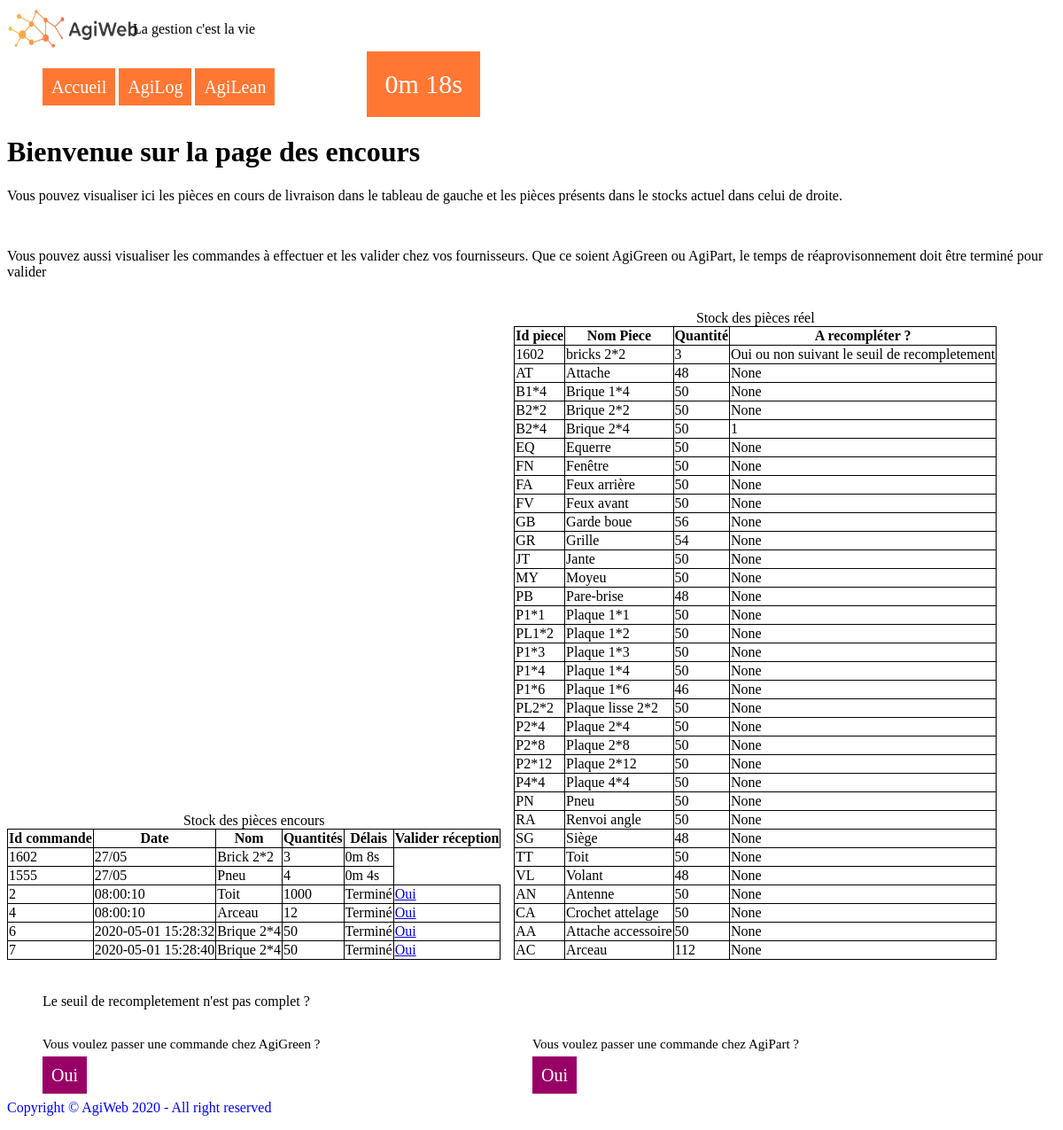
/Agilog/Encours, run on the app's committed database.
### tables this page shows
CREATE TABLE "commande" (
	"id"	INTEGER NOT NULL,
	"date"	INTEGER NOT NULL,
	"reception"	INTEGER NOT NULL,
	PRIMARY KEY("id")
);

CREATE TABLE "piece" (
	"id"	TEXT NOT NULL,
	"nom"	TEXT NOT NULL,
	"quantite"	INTEGER NOT NULL,
	"seuil_recomp"	INTEGER,
	"stock_secu"	INTEGER,
	"delai_reappro"	INTEGER,
	"a_commander"	INTEGER,
	"fournisseur"	INTEGER,
	PRIMARY KEY("id")
);

CREATE TABLE "compo_commande" (
	"commande"	INTEGER NOT NULL,
	"piece"	TEXT NOT NULL,
	"quantite"	INTEGER NOT NULL
);

### run.py (the view)
@app.route('/Agilog/Encours')
def encoursAlog():
    seuil_commande()
    tab_encours=select_encours()
    tab_reel=select_stock_reel()
    return render_template('encours_alog.html',tab_reel=tab_reel, tab_encours=tab_encours)

### fonctions_logiques.py (called while the page is built)
def test_rien(entree): # test si les entree (tableau) ne sont pas vide, renvois 1 si une valeur est vide et 0 sinon
    taille=len(entree)
    for i in range (0,taille):
        if (entree[i]==""):
            return 1
    return 0

def test_types(entree,types): #test le type des entrées (tableau) et les entrées (tableau) et renvois 0 si tout est bon et 1 si il y'a un problème
    taille=len(entree)
    for i in range (0, taille):
        if (types[i]==str):
            try:
                entree[i]=str(entree[i])
            except:
                print ("str")
                return 1
        elif (types[i]==int):
            try:
                entree[i]=int(entree[i])
            except:
                return 1
    return (0)

def mise_a_jour_bdd (base, colonne, entree, types): # prend en argument  une base (ex: piece), les colonnes que l'on veut modifier (une liste ex: [id, nom...]), les entrées (valeurs) et le type de ces valeurs et met ajour la ligne de la dernière valeur de colonne qui a comme valeur la derniere d'entree
    con = lite.connect(cheminbdd) #attention chez toi c'est pas rangé au meme endroit
    con.row_factory = lite.Row
    cur = con.cursor()
    contenu =''
    selection= "UPDATE "+ base + " SET "
    for i in colonne:
        if (i==colonne[-1]):
            selection=selection[:-2]
            selection= selection + " WHERE " + i + "=?"
        else:
            selection= selection + i + "=?, "
    if (test_rien(entree)==0):
        if test_types(entree,types)==0:
            cur.execute(selection, (entree))
    con.commit()
    con.close()

def tab (listesql): #prend une liste sql et la transforme en tableau
    tt=[]
    for i in listesql:
        a=[]
        for j in i:
            a.append(j)
        tt.append(a)
    ttt=[0]*len(tt[0])
    for i in range (0,len(tt[0])):
        ttt[i]=[0]*len(tt)
    for i in range (0,len(tt[0])):
            for j in range (0,len(tt)):
                ttt[i][j]=tt[j][i]
    return(ttt)

def convert_dict(L,c1=None,c2=None,c3=None,c4=None,c5=None,c6=None,c7=None,c8=None): #ci colonnes, ce sont des strings
    D=dict()
    C=[c1,c2,c3,c4,c5,c6,c7,c8]
    for i in range(8):
        if type(C[i])==str:
            D[C[i]]=L[i]
    return D

### templates/encours_alog.html (shortened to what this page needs)
<html>
{% include "head.html" %}
    <body>
        {% include "Navbar.html" %}
        <div id="content-stock">
            <h1>Bienvenue sur la page des encours </h1>
            <p> Vous pouvez visualiser ici les pièces en cours de livraison dans le tableau de gauche et les pièces présents dans le stocks actuel dans celui de droite.</p>
            <p>Vous pouvez aussi visualiser les commandes à effectuer et les valider chez vos fournisseurs. Que ce soient AgiGreen ou AgiPart, le temps de réaprovisonnement doit être terminé pour valider</p>
            <div class="leftbox">
                <table>
                    <caption>Stock des pièces encours</caption>
                    <tr>
                        <th>Id commande</th>
                        <th>Date</th>
                        <th>Nom</th>
                        <th>Quantités</th>
                        <th>Délais</th>
                        <th>Valider réception</th>
                    </tr>
                    <tr>
                        <td>1602</td>
                        <td>27/05</td>
                        <td>Brick 2*2</td>
                        <td>3</td>
                        <td class="timer" timer="10">  </td>
                    </tr>
                    <tr>
                        <td>1555</td>
                        <td>27/05</td>
                        <td>Pneu </td>
                        <td>4</td>
                        <td class="timer" timer="6">  </td>
                    </tr>
                    {%for piece in tab_encours %}
                    <tr>
                      <td>{{piece['id']}}</td>
                      <td>{{piece['date']}}</td>
                      <td>{{piece['nom']}}</td>
                      <td>{{piece['quantite']}}</td>
                      <td class="timer" timer="{{piece['timer']}}"></td>
                        <td hidden class="validation">
                                <a href="{{url_for('actualize_id', id=piece['id'])}}"> Oui </a>
                        </td>
                    </tr>
                    {%endfor%}
                </table>
            </div>
            <div class="rightbox">
                <table>
                    <caption>Stock des pièces réel</caption>
                    <tr>
                        <th>Id piece</th>
                        <th>Nom Piece</th>
                        <th>Quantité</th>
                        <th>A recompléter ?</th>
                    </tr>
                        <td>1602</td>
                        <td>bricks 2*2</td>
                        <td>3</td>
                        <td>Oui ou non suivant le seuil de recompletement</td>
                    {%for piece in tab_reel %}
                    <tr>
                        <td>{{piece[0]}}</td>
                        <td>{{piece[1]}}</td>
                        <td>{{piece[2]}}</td>
                        <td>{{piece[3]}}</td>
                    </tr>
                    {%endfor%}
                </table>
            </div>
            <br/>
            <br/>
            </div>
                <div id="content-commande">
                    <ul>
                        <p>Le seuil de recompletement n'est pas complet ?</p>
                        <div class="leftbox">
                            <p class= "small ">  Vous voulez passer une commande chez AgiGreen ? </p>
                            <li class="bouton_commande">
                                <a href="{{url_for('cmd_green')}}"> Oui </a>
                            </li>
                        </div>
                        <div class="rightbox">
                            <p class= "small ">Vous voulez passer une commande chez AgiPart ? </p>
                            <li class="bouton_commande">
                                <a href="{{url_for('cmd_part')}}"> Oui </a>
                            </li>
                        </div>
                    </ul>
                </div>
        <footer>
            <p> Copyright &copy; AgiWeb 2020 - All right reserved </p>
        </footer>
</html>

### Static/accueil.css (style rules this page uses)
table { border-collapse: collapse; }
td,th { border-style: solid; border: 1px, solid black; }
footer { color:blue; }
.small { font-size:15px }
td,th { border: 1px solid black; }
div#content-commande ul li.bouton_commande { list-style-type: none; }
div#content-commande ul li.bouton_commande a { color:white; background-color:990066; text-decoration: none; padding:10px; font-size:20px; }
div#content-stock div { display :inline-block; width:48%; }
div#content-commande div { display :inline-block; width:48%; }

### data on the page
commande: id "2", date "08:00:10", nom "Toit", quantite "1000"
commande: id "4", date "08:00:10", nom "Arceau", quantite "12"
commande: id "6", date "2020-05-01 15:28:32", nom "Brique 2*4", quantite "50"
commande: id "7", date "2020-05-01 15:28:40", nom "Brique 2*4", quantite "50"
piece: id "AT", nom "Attache", quantite "48", piece "None"
piece: id "B1*4", nom "Brique 1*4", quantite "50", piece "None"
piece: id "B2*2", nom "Brique 2*2", quantite "50", piece "None"
piece: id "B2*4", nom "Brique 2*4", quantite "50", a_commander "1"
piece: id "EQ", nom "Equerre", quantite "50", piece "None"
piece: id "FN", nom "Fenêtre", quantite "50", piece "None"
piece: id "FA", nom "Feux arrière", quantite "50", piece "None"
piece: id "FV", nom "Feux avant", quantite "50", piece "None"
piece: id "GB", nom "Garde boue", quantite "56", piece "None"
piece: id "GR", nom "Grille", quantite "54", piece "None"
piece: id "JT", nom "Jante", quantite "50", piece "None"
piece: id "MY", nom "Moyeu", quantite "50", piece "None"
piece: id "PB", nom "Pare-brise", quantite "48", piece "None"
piece: id "P1*1", nom "Plaque 1*1", quantite "50", piece "None"
piece: id "PL1*2", nom "Plaque 1*2", quantite "50", piece "None"
piece: id "P1*3", nom "Plaque 1*3", quantite "50", piece "None"
piece: id "P1*4", nom "Plaque 1*4", quantite "50", piece "None"
piece: id "P1*6", nom "Plaque 1*6", quantite "46", piece "None"
piece: id "PL2*2", nom "Plaque lisse 2*2", quantite "50", piece "None"
piece: id "P2*4", nom "Plaque 2*4", quantite "50", piece "None"
piece: id "P2*8", nom "Plaque 2*8", quantite "50", piece "None"
piece: id "P2*12", nom "Plaque 2*12", quantite "50", piece "None"
piece: id "P4*4", nom "Plaque 4*4", quantite "50", piece "None"
piece: id "PN", nom "Pneu", quantite "50", piece "None"
piece: id "RA", nom "Renvoi angle", quantite "50", piece "None"
piece: id "SG", nom "Siège", quantite "48", piece "None"
piece: id "TT", nom "Toit", quantite "50", piece "None"
piece: id "VL", nom "Volant", quantite "48", piece "None"
piece: id "AN", nom "Antenne", quantite "50", piece "None"
piece: id "CA", nom "Crochet attelage", quantite "50", piece "None"
piece: id "AA", nom "Attache accessoire", quantite "50", piece "None"
piece: id "AC", nom "Arceau", quantite "112", piece "None"
